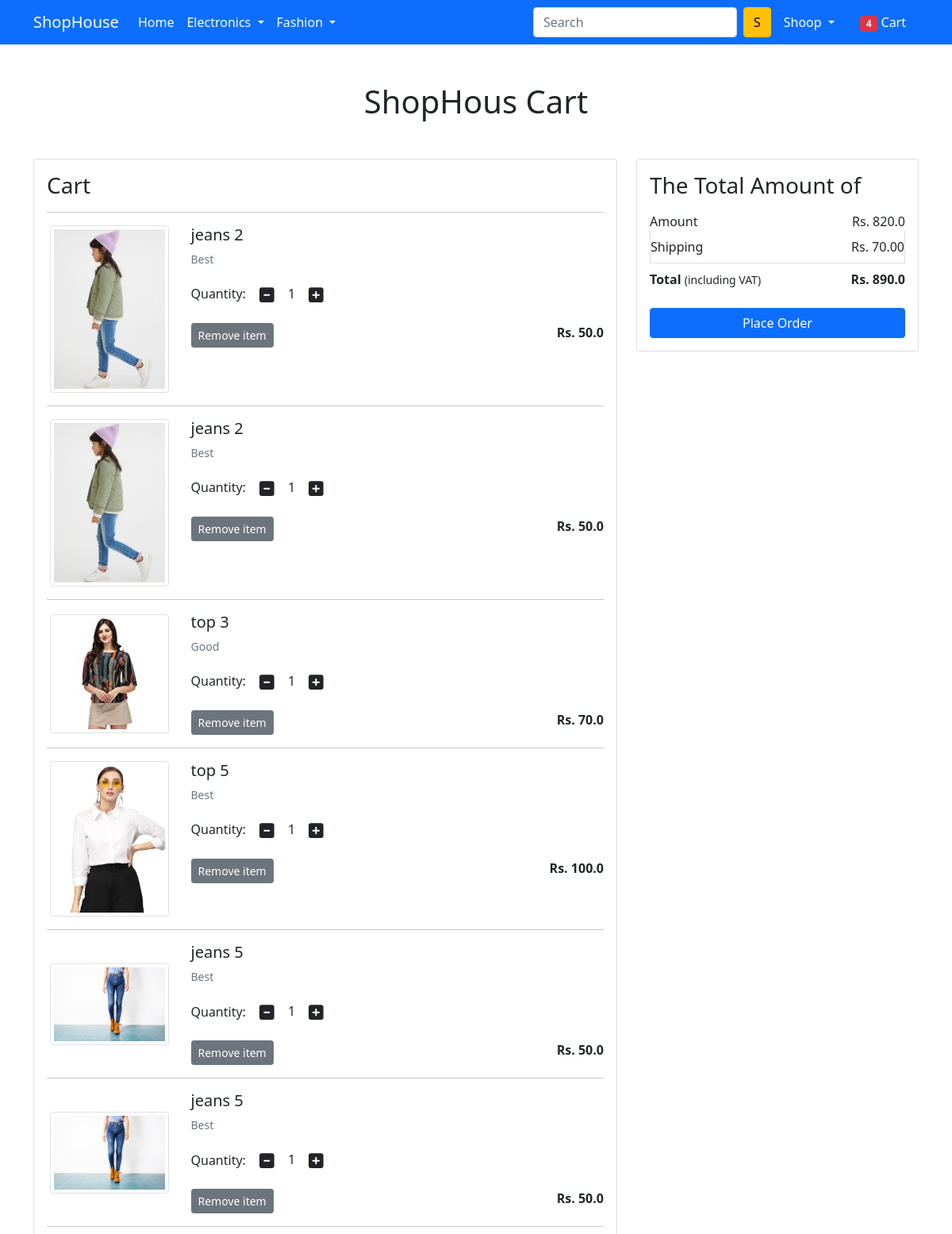
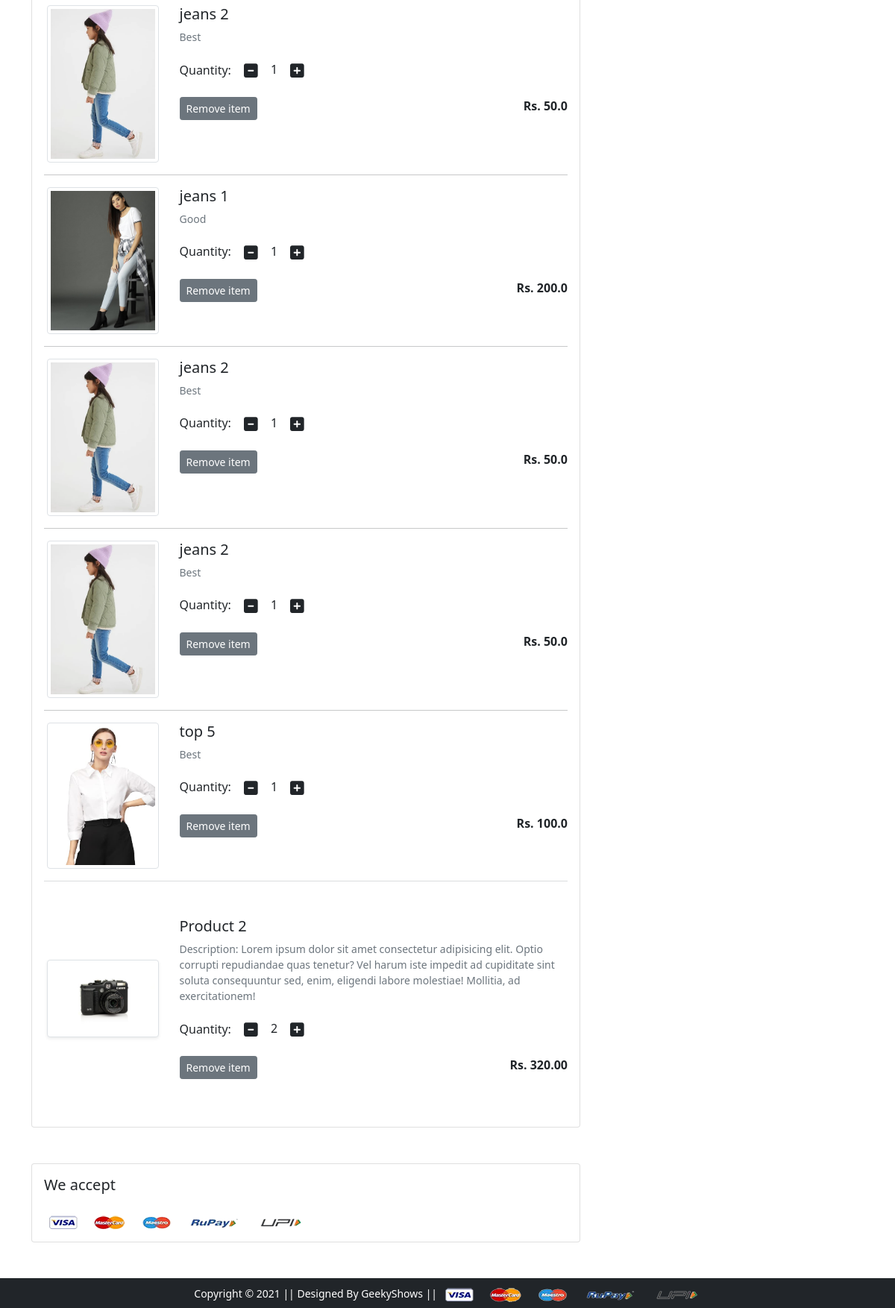
Page /cart/ (signed in) on the committed database (2 pictures, top to bottom).
### app/models.py (models this page shows)
class Cart(models.Model):
    user = models.ForeignKey(User,on_delete=models.CASCADE)
    Product = models.ForeignKey(Product, on_delete=models.CASCADE)
    quantity = models.PositiveIntegerField(default=1)

class Product(models.Model):
 title = models.CharField(max_length=100)
 selling_price = models.FloatField()
 discounted_price = models.FloatField()
 description = models.TextField()
 brand = models.CharField(max_length=100)
 category = models.CharField(choices=CATEGORY_CHOICES,
 max_length=2)
 Product_image = models.ImageField(upload_to='productimg')

### app/views.py (the view)
# urls.py: path('cart/', views.show_cart, name='showcart'),
def show_cart(request):
  if request.user.is_authenticated:
    user = request.user
    cart = Cart.objects.filter(user=user)
    print(cart)
    amount = 0.0
    shipping_amount = 70.0
    total_amount = 0.0
    cart_product = [p for p in Cart.objects.all() if p.user == user]
    if cart_product:
      for p in cart_product:
        tempamount = (p.quantity*p.Product.discounted_price)
        amount += tempamount
        totalamount = amount + shipping_amount
      return render(request, 'app/addtocart.html', {'carts':cart, 'totalamount':totalamount, 'amount':amount})
    else:
      return render(request, 'app/emptycart.html')

### app/templates/app/addtocart.html (shortened to what this page needs)
{% extends 'app/base.html' %}
{% load static %}
{% block main-content %}
<div class="container my-5">
 <div class="row">
  <h1 class="text-center mb-5">ShopHous Cart</h1>
  <div class="col-sm-8">
  <div class="card">
   <div class="card-body">
    <h3>Cart</h3>
    {% for cart in carts %}
    <hr>
    <div class="row">
     <div class="col-sm-3 text-center align-self-center">
      <img src="{{cart.Product.Product_image.url}}" alt="" srcset="" class="img-fluid img-thumbnail" height="150" width="150"> </div>
     <div class="col-sm-9">
      <div>
       <h5>{{cart.Product.title}}</h5>
       <p class="mb-2 text-muted small">{{cart.Product.description}}</p>
       <div class="my-3">
        <label for="quantity">Quantity:</label>
        <a class="minus-cart btn" pid="{{cart.Product.id}}"><i class="fas fa-minus-square fa-lg"></i></a>
          <span id="quantity">{{cart.quantity}}</span>
        <a class="plus-cart btn" pid="{{cart.Product.id}}"><i class="fas fa-plus-square fa-lg"></i></a>
       </div>
       <div class="d-flex justify-content-between">
        <a href="#" class="btn btn-sm btn-secondary mr-3" pid="{{cart.Product.id}}">Remove item </a>
        <p class="mb-0"><span><strong>Rs. {{cart.Product.discounted_price}}</strong></span></p>
       </div>
      </div>
     </div>
    </div>
    {% endfor %}
    <hr class="text-muted">
    <div class="row my-5">
     <div class="col-sm-3 text-center align-self-center"> <img src="{% static 'app/images/product/2.jpg'%}" alt="" srcset="" class="img-fluid img-thumbnail shadow-sm" height="150" width="150"></div>
     <div class="col-sm-9">
      <div>
       <h5>Product 2</h5>
       <p class="mb-2 text-muted small">Description: Lorem ipsum dolor sit amet consectetur adipisicing elit. Optio corrupti repudiandae quas tenetur? Vel harum iste impedit ad cupiditate sint soluta consequuntur sed, enim, eligendi labore molestiae! Mollitia, ad exercitationem!</p>
       <div class="my-3">
        <label for="quantity">Quantity:</label>
        <a class="minus-cart btn" ><i class="fas fa-minus-square fa-lg"></i></a>
          <span id="quantity">2</span>
        <a class="plus-cart btn" ><i class="fas fa-plus-square fa-lg"></i></a>
       </div>
       <div class="d-flex justify-content-between">
        <a href="#" class="btn btn-sm btn-secondary mr-3">Remove item </a>
        <p class="mb-0"><span><strong>Rs. 320.00</strong></span></p>
       </div>
      </div>
     </div>
    </div>
   </div>
   </div>
  </div>
  <div class="col-sm-4">
   <div class="card">
    <div class="card-body">
      <h3>The Total Amount of</h3>
      <ul class="list-group">
       <li class="list-group-item d-flex justify-content-between align-items-center border-0 px-0 pb-0">Amount<span>Rs. {{amount}}</span></li>
       <li class="list-group-item d-flex justify-content-between align-items-center px-0">Shipping<span>Rs. 70.00</span></li>
       <li class="list-group-item d-flex justify-content-between align-items-center border-0 px-0 mb-3">
        <div>
           <strong>Total</strong> <small>(including VAT)</small>
         </div>
         <span><strong>Rs. {{totalamount}}</strong></span>
       </li>
      </ul>
      <div class="d-grid"><a href="{% url 'checkout' %}" class="btn btn-primary">Place Order</a></div>
    </div>
   </div>
  </div>
 </div>
</div>
<div class="container">
 <div class="row">
  <div class="col-sm-8">
   <div class="card">
    <div class="card-body">
      <h5 class="mb-4">We accept</h5>
      <img src="{% static 'app/images/payment.png' %}" alt="" class="img-fluid">
    </div>
  </div>
  </div>
 </div>
</div>
{% endblock main-content %}

### app/templates/app/base.html (shortened to what this page needs)
<!doctype html>
{% load static %}
<html lang="en">
  <head>
    <link href="https://cdn.jsdelivr.net/npm/bootstrap@5.0.0-beta1/dist/css/bootstrap.min.css" rel="stylesheet">
    <link rel="stylesheet" href="{% static 'app/css/owl.carousel.min.css' %}">
    <link rel="stylesheet" href="{% static 'app/css/all.min.css' %}">
    <link rel="stylesheet" href="{% static 'app/css/style.css' %}">
  </head>
  <body>
    <nav class="navbar navbar-expand-lg navbar-dark bg-primary">
     <div class="container">
       <a class="navbar-brand" href="/">ShopHouse</a>
       <div class="collapse navbar-collapse" id="navbarSupportedContent">
         <ul class="navbar-nav me-auto mb-2 mb-lg-0">
           <li class="nav-item">
             <a class="nav-link active" aria-current="page" href="/">Home</a>
           </li>
           <li class="nav-item dropdown">
             <a class="nav-link dropdown-toggle text-white" href="#" id="electronicsDropdown" role="button" data-bs-toggle="dropdown" aria-expanded="false">
               Electronics
             </a>
           </li>
           <li class="nav-item dropdown">
             <a class="nav-link dropdown-toggle text-white" href="#" id="fashionDropdown" role="button" data-bs-toggle="dropdown" aria-expanded="false">
               Fashion
             </a>
           </li>
         </ul>
         <form class="d-flex">
           <input class="form-control me-2" type="search" placeholder="Search" aria-label="Search">
           <button class="btn btn-warning" type="submit">S</button>
         </form>
         <div>
          <ul class="navbar-nav me-auto mb-2 mb-lg-0">
            {% if request.user.is_authenticated  %}
           <li class="nav-item dropdown mx-2">
              <a class="nav-link dropdown-toggle text-white" href="#" id="profileDropdown" role="button" data-bs-toggle="dropdown" aria-expanded="false">
                {{request.user.username|capfirst}}
              </a>
            </li>
            <li class="nav-item mx-2">
             <a href="{% url 'showcart' %}" class="nav-link text-white"><span class="badge bg-danger">4</span> Cart </a>
            </li>
            {% endif %}
          </ul>
         </div>
       </div>
     </div>
    </nav>
    {% block main-content %} {% endblock main-content %}
    <footer class="container-fluid bg-dark text-center p-2 mt-5">
        <small class="text-white">Copyright &copy; 2021 || Designed By GeekyShows || </small>
        <img src="{% static 'app/images/payment.png' %}" alt="" srcset="" class="img-fluid" height="2px">
    </footer>
  </body>
</html>

### rows in the picture
Cart: Product.Product_image (picture), Product "jeans 2", Product.description "Best", quantity "1", Product.discounted_price "50.0"
Cart: Product.Product_image (picture), Product "jeans 2", Product.description "Best", quantity "1", Product.discounted_price "50.0"
Cart: Product.Product_image (picture), Product "top 3", Product.description "Good", quantity "1", Product.discounted_price "70.0"
Cart: Product.Product_image (picture), Product "top 5", Product.description "Best", quantity "1", Product.discounted_price "100.0"
Cart: Product.Product_image (picture), Product "jeans 5", Product.description "Best", quantity "1", Product.discounted_price "50.0"
Cart: Product.Product_image (picture), Product "jeans 5", Product.description "Best", quantity "1", Product.discounted_price "50.0"
Cart: Product.Product_image (picture), Product "jeans 2", Product.description "Best", quantity "1", Product.discounted_price "50.0"
Cart: Product.Product_image (picture), Product "jeans 1", Product.description "Good", quantity "1", Product.discounted_price "200.0"
Cart: Product.Product_image (picture), Product "jeans 2", Product.description "Best", quantity "1", Product.discounted_price "50.0"
Cart: Product.Product_image (picture), Product "jeans 2", Product.description "Best", quantity "1", Product.discounted_price "50.0"
Cart: Product.Product_image (picture), Product "top 5", Product.description "Best", quantity "1", Product.discounted_price "100.0"

### other values in the picture
{{ request.user.username|capfirst }} "Shoop"
{{ amount }} "820.0"
{{ totalamount }} "890.0"
